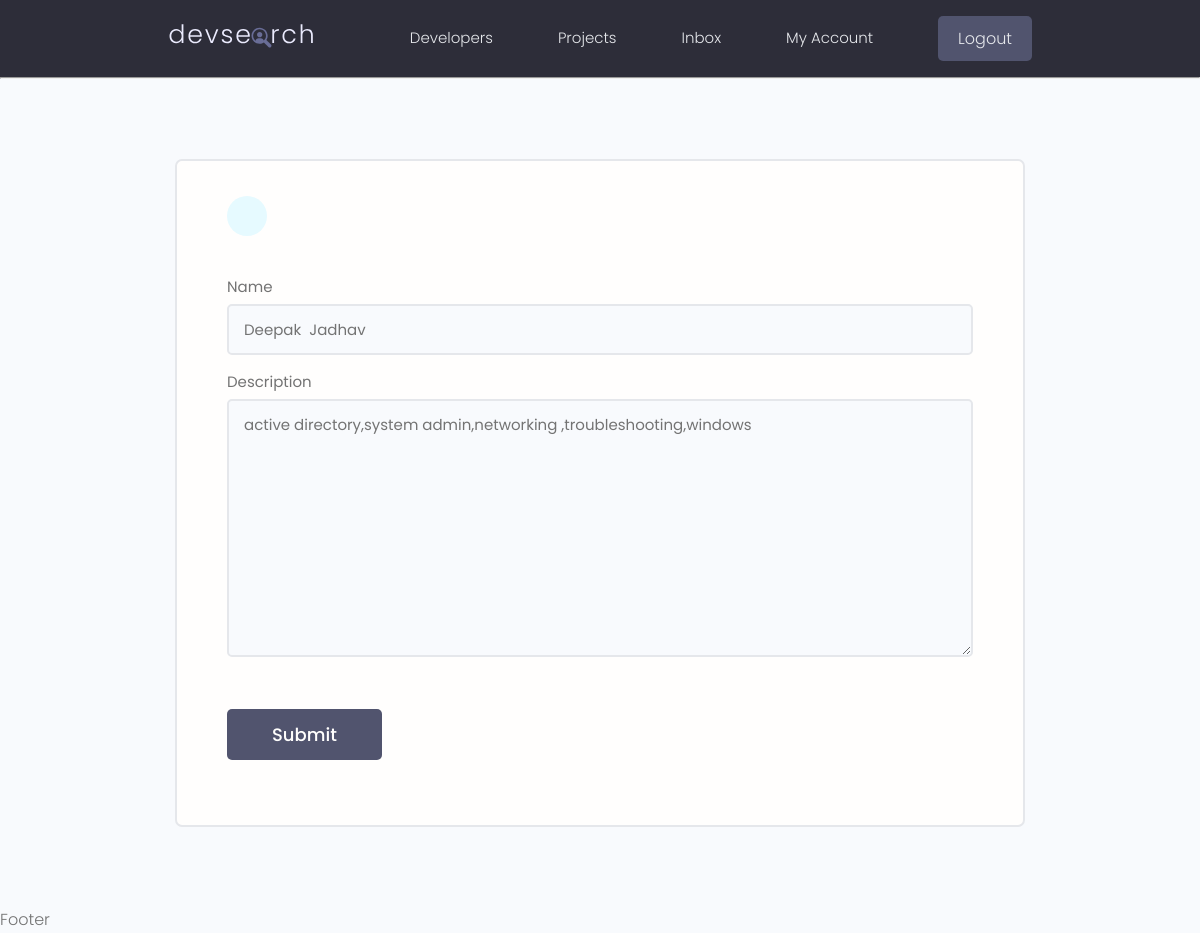
Screenshot of /users/update-skill/1/ (signed in) with the database file from the repository.
### users/models.py (models this page shows, shortened)
class Skill(models.Model):
    owner = models.ForeignKey(Profile,on_delete=models.CASCADE,null=True,blank=True)
    name = models.CharField(max_length=200,null=True,blank=True)
    description = models.TextField(null=True,blank=True)
    created = models.DateTimeField(auto_now_add=True)

### users/views.py (the view, shortened to what this page needs)
# urls.py: path('update-skill/<str:id>/',views.updateSkill,name='update-skill'),
def updateSkill(request,id):
    profile = request.user.profile
    skill = profile.skill_set.get(id=id)
    form = SkillForm(instance=skill)
    context={
        'form':form
    }
    return render(request,'users/skill-form.html',context)

### users/forms.py
class SkillForm(ModelForm):
    class Meta:
        model = Skill
        fields = '__all__'
        exclude = ['owner']
    def __init__(self,*args,**kwargs):
        super().__init__(*args,**kwargs)
        for label,field in self.fields.items():
            field.widget.attrs.update({'class':'input input--text','placeholder':'Enter Value'})

### users/templates/users/skill-form.html (shortened to what this page needs)
{% extends 'main.html' %}
{% block content %}
<main class="formPage my-xl">
    <div class="content-box">
        <div class="formWrapper">
            <a class="backButton" href="#"></a>
            <br>
            <form class="form" method="POST" enctype="multipart/form-data">
                {% for field in form %}
                <div class="form__field">
                    <label for="formInput#text">{{field.label}} </label>
                    {{field}}
                </div>
                {% endfor %}
                <input class="btn btn--sub btn--lg  my-md" type="submit" value="Submit" />
            </form>
        </div>
    </div>
</main>
{% endblock %}

### static/styles/app.css (style rules this page uses)
:root { --color-sub: #2d2d39; }
.btn--sub { background-color: var(--color-sub-light); }
.content-box { width: 95%; max-width: 85rem; margin: 0 auto; }
.backButton { background: var(--color-main-light); color: var(--color-main); width: 4rem; height: 4rem; display: flex; align-items: center; justify-content: center; border-radius: 50%; }
.formPage .formWrapper { list-style: none; background: var(--color-white); padding: 3.5rem 5rem; border: 2px solid var(--color-light); border-radius: 0.7rem; }

### static/uikit/styles/modules/_variables.css (style rules this page uses)
:root { --color-main: #5aa5b9; --color-main-light: #e6faff; --color-sub: #3f4156; --color-sub-light: #51546e; --color-sub-lighter: #ededfd; --color-text: #737373; --color-gray: #8b8b8b; --color-light: #e5e7eb; --color-light-gray: #767676; --color-bg: #f8fafd; --color-white: #fffefd; --color-white-light: #f3f3f3; --color-success: #359e64; --color-success-bg: #def8e8; --color-error: #fc4b0b; --color-error-bg: #fff2ee; --font-base: 'Poppins', arial, helvetica, 'Segoe UI', roboto, ubuntu, sans-serif; --font-monospace: 'Fira Code', 'Courier New', courier, monospace; --font-regular: 300; --font-medium: 500; --font-bold: 700; --generic-shadow: 1px 1px 5px #00000010; --generic-transition: all 0.3s ease-in-out; }

### static/uikit/styles/modules/_base.css (style rules this page uses)
* { margin: 0; padding: 0; box-sizing: border-box; text-rendering: optimizeLegibility; color: inherit; font-size: inherit; }
html { font-size: 50%; }
@media only screen and (min-width: 480px) { html { font-size: 56.25%; } }
@media only screen and (min-width: 1200px) { html { font-size: 62.5%; } }
body { line-height: 1.6; font-weight: 400; font-size: 1.5rem; color: var(--color-text); background-color: var(--color-bg); min-height: 100vh; }

### static/uikit/styles/modules/_typography.css (style rules this page uses)
* { font-family: var(--font-base); }
a { padding-bottom: 2px; text-decoration: none; display: inline-block; color: var(--color-main); font-weight: var(--font-medium); }

### static/uikit/styles/modules/_utilities.css (style rules this page uses)
.my-md { margin: 3rem auto; }
.my-xl { margin: 8rem auto; }

### static/uikit/styles/modules/_button.css (style rules this page uses)
.btn { display: inline-block; position: relative; cursor: pointer; background-color: var(--color-light); font-weight: var(--font-medium); color: var(--color-sub); text-decoration: none; padding: 1rem 2rem; border-radius: 0.5rem; border: none; width: -webkit-fit-content; width: -moz-fit-content; width: fit-content; height: -webkit-fit-content; height: -moz-fit-content; height: fit-content; font-size: 1.6rem; outline-width: 0; outline-color: transparent; -webkit-backface-visibility: hidden; backface-visibility: hidden; transition: all 0.3s ease-in-out; }
.btn--sub { background-color: var(--color-sub); color: var(--color-white); }
.btn--lg { font-size: 1.8rem; padding: 1.2rem 4.5rem; }

### static/uikit/styles/modules/_form.css (style rules this page uses)
.form { display: block; }
.form__field { margin-top: 1.5rem; margin-bottom: 1.5rem; }
.form__label, .form__field > label { display: block; margin-bottom: 0.5rem; color: var(--color-text); }
input.input[type='text'], input.input[type='email'], input.input[type='password'], input.input[type='number'], select.input, textarea.input { min-width: 24rem; width: 100%; padding: 1.2rem 1.5rem; border-radius: 0.5rem; border: 2px solid var(--color-light); transition: all 0.3s ease-in-out; background-color: var(--color-bg); }

### rows the page displays
Skill: form "Deepak Jadhav" "active directory,system admin,networking ,troubleshooting,windows"

### other values shown
{{ field.label }} "Name" "Description"
